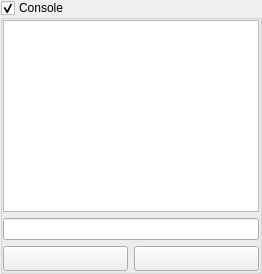
             <widget class="GroupBox" name="grpConsole">
              <property name="sizePolicy">
               <sizepolicy hsizetype="Expanding" vsizetype="Preferred">
                <horstretch>0</horstretch>
                <verstretch>0</verstretch>
               </sizepolicy>
              </property>
              <property name="title">
               <string>Console</string>
              </property>
              <property name="checkable">
               <bool>true</bool>
              </property>
              <property name="overrided" stdset="0">
               <bool>false</bool>
              </property>
              <layout class="QVBoxLayout" name="verticalLayout_3">
               <property name="leftMargin">
                <number>0</number>
               </property>
               <property name="topMargin">
                <number>0</number>
               </property>
               <property name="rightMargin">
                <number>0</number>
               </property>
               <property name="bottomMargin">
                <number>0</number>
               </property>
               <item>
                <widget class="QWidget" name="widgetConsole" native="true">
                 <property name="sizePolicy">
                  <sizepolicy hsizetype="Expanding" vsizetype="Preferred">
                   <horstretch>0</horstretch>
                   <verstretch>0</verstretch>
                  </sizepolicy>
                 </property>
                 <property name="minimumSize">
                  <size>
                   <width>235</width>
                   <height>0</height>
                  </size>
                 </property>
                 <layout class="QVBoxLayout" name="verticalLayout_12">
                  <property name="leftMargin">
                   <number>0</number>
                  </property>
                  <property name="topMargin">
                   <number>0</number>
                  </property>
                  <property name="rightMargin">
                   <number>0</number>
                  </property>
                  <property name="bottomMargin">
                   <number>0</number>
                  </property>
                  <item>
                   <widget class="QPlainTextEdit" name="txtConsole">
                    <property name="font">
                     <font>
                      <pointsize>9</pointsize>
                     </font>
                    </property>
                    <property name="readOnly">
                     <bool>true</bool>
                    </property>
                   </widget>
                  </item>
                  <item>
                   <widget class="LineEdit" name="txtCommand"/>
                  </item>
                  <item>
                   <layout class="QHBoxLayout" name="horizontalLayout">
                    <property name="leftMargin">
                     <number>0</number>
                    </property>
                    <property name="topMargin">
                     <number>0</number>
                    </property>
                    <property name="rightMargin">
                     <number>0</number>
                    </property>
                    <property name="bottomMargin">
                     <number>0</number>
                    </property>
                    <item>
                     <widget class="QPushButton" name="cmdClearConsole">
                      <property name="sizePolicy">
                       <sizepolicy hsizetype="Preferred" vsizetype="Fixed">
                        <horstretch>0</horstretch>
                        <verstretch>0</verstretch>
                       </sizepolicy>
                      </property>
                      <property name="minimumSize">
                       <size>
                        <width>0</width>
                        <height>25</height>
                       </size>
                      </property>
                      <property name="toolTip">
                       <string>Clear console</string>
                      </property>
                      <property name="iconSize">
                       <size>
                        <width>16</width>
                        <height>16</height>
                       </size>
                      </property>
                     </widget>
                    </item>
                    <item>
                     <widget class="QPushButton" name="cmdCommandSend">
                      <property name="sizePolicy">
                       <sizepolicy hsizetype="Preferred" vsizetype="Fixed">
                        <horstretch>0</horstretch>
                        <verstretch>0</verstretch>
                       </sizepolicy>
                      </property>
                      <property name="minimumSize">
                       <size>
                        <width>0</width>
                        <height>25</height>
                       </size>
                      </property>
                      <property name="toolTip">
                       <string>Send command</string>
                      </property>
                      <property name="iconSize">
                       <size>
                        <width>16</width>
                        <height>16</height>
                       </size>
                      </property>
                     </widget>
                    </item>
                   </layout>
                  </item>
                 </layout>
                </widget>
               </item>
              </layout>
             </widget>
